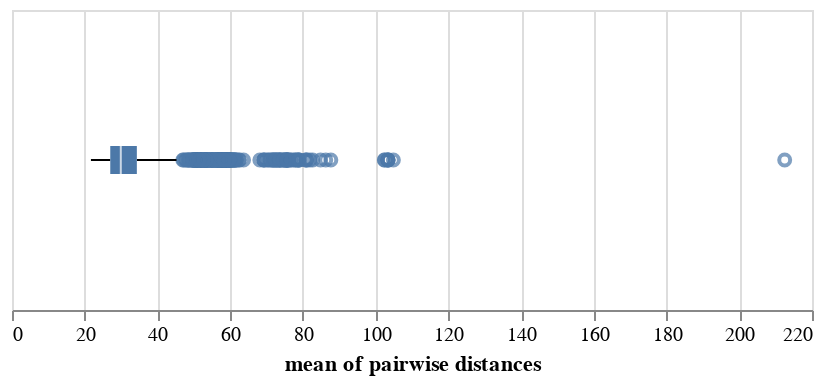

Write notebook code for a chart like this one.
### Code cell
alt.Chart(result_index_df,height=150).mark_boxplot().encode(
    x = alt.X('mean',title="mean of pairwise distances"),
    tooltip = ["strain"]
)

### Figure 1 — Vega-Lite specification as saved in the notebook (floating-point values rounded to 4 significant figures; data arrays with more than 128 entries replaced by an {"elided": "..."} marker saying what was removed)
{"$schema": "https://vega.github.io/schema/vega-lite/v3.3.0.json", "config": {"mark": {"tooltip": null}, "view": {"height": 300, "width": 400}}, "data": {"name": "data-859cdc8a08d9a71fafbf6b19414094fc"}, "datasets": {"data-859cdc8a08d9a71fafbf6b19414094fc": {"elided": "2085 records"}}, "encoding": {"tooltip": [{"field": "strain", "type": "nominal"}], "x": {"field": "mean", "title": "mean of pairwise distances", "type": "quantitative"}}, "height": 150, "mark": "boxplot"}
